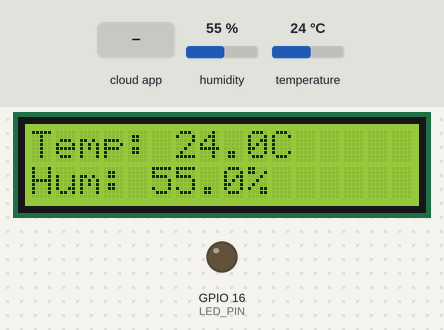
The sketch below on a simulated ESP32. Parts: 16×2 character LCD, output pins drawn as LEDs (lit = HIGH). The inputs (shaded band) are chosen by the test bench; at power-on: humidity 55 %, temperature 24 °C. Not simulated (calls return 0 or success): arduino_secrets.h; what the sketch prints to the serial monitor is not drawn.

Above: at 3.2 s.
3.3 s: the phone or cloud app sets LED_Control to 1
At 4.8 s:
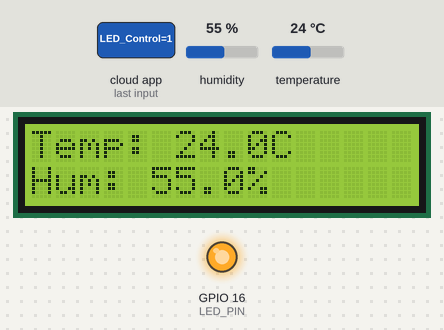
5.6 s: humidity set to 22 %
At 7.4 s:
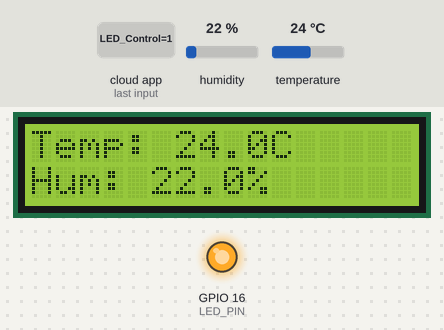
7.7 s: temperature set to 12 °C
At 9.4 s:
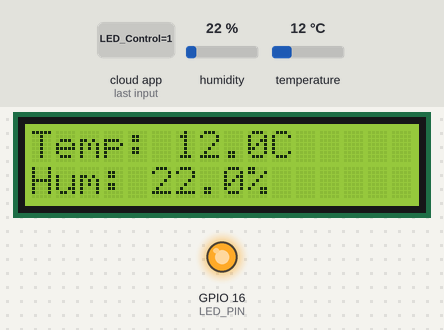
9.7 s: humidity set to 40 %
At 10.6 s:
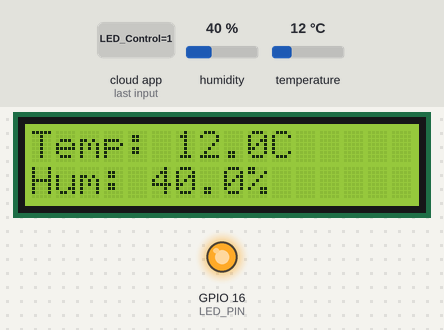
11.8 s: temperature set to 19 °C
At 12.7 s:
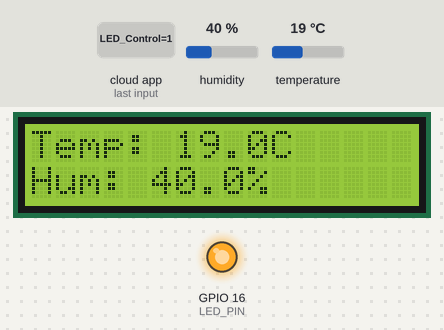
13.8 s: the phone or cloud app sets LED_Control to 0
At 15.5 s:
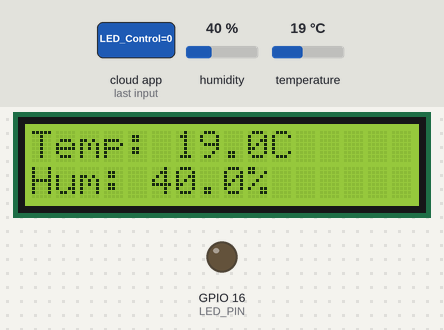
Timing chart, 0 to 16.8 s (numbered marks = the images above; inputs shaded):
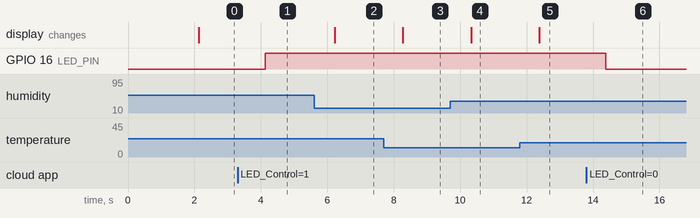

The sketch:

Arduino_secrets.h.ino
```cpp
#define USERNAME "filippos"
#define DEVICE_ID "esp32"
#define DEVICE_CREDENTIAL "123456"

#define SSID "uoi open"
#define SSID_PASSWORD ""
```

iot_humidity_monitor.ino
```cpp
#define THINGER_SERIAL_DEBUG
#include <Wire.h>
#include <ThingerESP32.h>
#include "arduino_secrets.h"
#include <DHT.h>
#include <LiquidCrystal_I2C.h>

// Pin definition
#define DHTPIN 2 // The ESP32 pin connected to the DHT11 sensor
#define DHTTYPE DHT11 // The type of DHT sensor
#define LED_PIN 16 // Pin for connecting the LED to the ESP32
#define MEASUREMENT_INTERVAL 300000

// LCD and DHT initialization
LiquidCrystal_I2C lcd(0x27, 16, 2); // LCD setup at address 0x27
DHT dht(DHTPIN, DHTTYPE); // DHT object for reading temperature and humidity

// Thinger.io Credentials
ThingerESP32 thing(USERNAME, DEVICE_ID, DEVICE_CREDENTIAL); // Object for connecting to Thinger.io platform

// Variables for average temperature
float totalTemperature = 0; // Total temperature for calculating average
int temperatureReadings = 0; // Number of temperature readings
unsigned long lastMeasurementTime = 0; // Last average temperature submission time

void initializeDisplay() {
  // LCD screen initialization
  lcd.init();
  lcd.backlight(); // Turn on LCD backlight
  lcd.setCursor(0, 0); // Set cursor to first row
  lcd.print("Initializing..."); // Display initialization message
  delay(2000); // Wait for 2 seconds
  lcd.clear(); // Clear screen
}

void connectToThinger() {
  // Connect to Wi-Fi via Thinger.io
  thing.add_wifi(SSID, SSID_PASSWORD);

  // Define Thinger.io resources for reading sensor data
  thing["TempHum"] >> [](pson &out) {
    float temperature = dht.readTemperature(); // Read temperature
    float humidity = dht.readHumidity(); // Read humidity

    // Check if readings are valid and store them
    if (!isnan(temperature)) out["temperature"] = temperature;
    if (!isnan(humidity)) out["humidity"] = humidity;
  };

  // Define LED control via dashboard on Thinger.io
  thing["LED_Control"] << digitalPin(LED_PIN); // LED connected to pin 16
}

void displaySensorData(float temperature, float humidity) {
  // Update LCD with temperature and humidity data
  lcd.setCursor(0, 0); // Set cursor to first row
  lcd.print("Temp: ");
  lcd.print(temperature, 1); // Display temperature with 1 decimal
  lcd.print("C  ");

  lcd.setCursor(0, 1); // Set cursor to second row
  lcd.print("Hum: ");
  lcd.print(humidity, 1); // Display humidity with 1 decimal
  lcd.print("%   ");
}

void displayError(const char* message) {
  // Display error message on LCD
  lcd.clear(); // Clear screen
  lcd.setCursor(0, 0); // Set cursor to first row
  lcd.print(message); // Show error message
}

void sendAverageTemperature() {
  // Calculate and send average temperature
  if (temperatureReadings > 0) {
    float averageTemperature = totalTemperature / temperatureReadings; // Calculate average

    // Create data and send to databucket
    pson data;
    data["average_temperature"] = averageTemperature;
    thing.write_bucket("BucketId", data); // Replace BucketId with the actual bucket ID

    // Print to serial console
    Serial.print("Average Temperature Sent: ");
    Serial.println(averageTemperature, 1);

    // Reset variables for next calculation cycle
    totalTemperature = 0;
    temperatureReadings = 0;
  }
}

void setup() {
  // Initialize serial communication
  Serial.begin(115200);
  Serial.println("Initializing...");

  // Initialize DHT, LCD and LED
  dht.begin(); // Start DHT sensor
  initializeDisplay(); // Setup and activate LCD
  pinMode(LED_PIN, OUTPUT); // Set LED as output
  digitalWrite(LED_PIN, LOW); // Initial LED state: OFF

  // Connect to Thinger.io
  connectToThinger();
}

void loop() {
  // Handle Thinger.io connection
  thing.handle();

  // Read data from DHT sensor
  float temperature = dht.readTemperature(); // Read temperature
  float humidity = dht.readHumidity(); // Read humidity

  // Check for measurement errors
  if (isnan(temperature) || isnan(humidity)) {
    Serial.println("DHT11 Reading Error");
    displayError("Sensor Error"); // Show error message on LCD
    delay(2000); // Wait before next attempt
    return;
  }

  // Display data on LCD and serial console
  displaySensorData(temperature, humidity);

  Serial.print("Temperature: ");
  Serial.print(temperature, 1);
  Serial.println(" °C");

  Serial.print("Humidity: ");
  Serial.print(humidity, 1);
  Serial.println(" %");

  // Add temperature to total for average
  totalTemperature += temperature;
  temperatureReadings++;

  // Check if 5 minutes passed to send average temperature
  if (millis() - lastMeasurementTime >= MEASUREMENT_INTERVAL) {
    sendAverageTemperature(); // Send average temperature
    lastMeasurementTime = millis(); // Update last measurement time
  }

  // Delay before next sensor reading
  delay(2000);
}
```

Measured:
- after the input at 3.3 s, GPIO 16 (LED_PIN): LOW → HIGH after 0.83 s
- after the input at 5.6 s, the display: changes after 0.63 s (image 2)
- after the input at 7.7 s, the display: changes after 0.58 s (image 3)
- after the input at 9.7 s, the display: changes after 0.63 s (image 4)
- after the input at 11.8 s, the display: changes after 0.58 s (image 5)
- after the input at 13.8 s, GPIO 16 (LED_PIN): HIGH → LOW after 0.58 s
